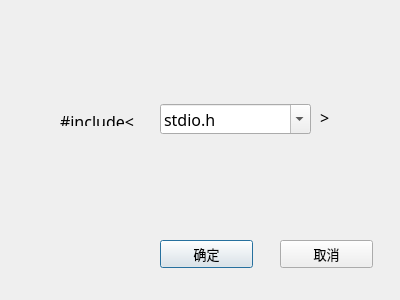
<?xml version="1.0" encoding="UTF-8"?>
<ui version="4.0">
 <class>CAddIncludeDialog</class>
 <widget class="QDialog" name="CAddIncludeDialog">
  <property name="geometry">
   <rect>
    <x>0</x>
    <y>0</y>
    <width>400</width>
    <height>300</height>
   </rect>
  </property>
  <property name="minimumSize">
   <size>
    <width>400</width>
    <height>300</height>
   </size>
  </property>
  <property name="maximumSize">
   <size>
    <width>400</width>
    <height>300</height>
   </size>
  </property>
  <property name="font">
   <font>
    <family>宋体</family>
    <pointsize>12</pointsize>
   </font>
  </property>
  <property name="windowTitle">
   <string>添加头文件</string>
  </property>
  <widget class="QLabel" name="label">
   <property name="geometry">
    <rect>
     <x>60</x>
     <y>110</y>
     <width>101</width>
     <height>16</height>
    </rect>
   </property>
   <property name="text">
    <string>#include&lt;</string>
   </property>
  </widget>
  <widget class="QLabel" name="label_2">
   <property name="geometry">
    <rect>
     <x>320</x>
     <y>110</y>
     <width>72</width>
     <height>15</height>
    </rect>
   </property>
   <property name="text">
    <string>&gt;</string>
   </property>
  </widget>
  <widget class="QComboBox" name="comboBox">
   <property name="geometry">
    <rect>
     <x>160</x>
     <y>104</y>
     <width>151</width>
     <height>30</height>
    </rect>
   </property>
   <property name="editable">
    <bool>true</bool>
   </property>
   <item>
    <property name="text">
     <string>stdio.h</string>
    </property>
   </item>
   <item>
    <property name="text">
     <string>stdlib.h</string>
    </property>
   </item>
   <item>
    <property name="text">
     <string>string.h</string>
    </property>
   </item>
   <item>
    <property name="text">
     <string>math.h</string>
    </property>
   </item>
   <item>
    <property name="text">
     <string>limits.h</string>
    </property>
   </item>
   <item>
    <property name="text">
     <string>stdbool.h</string>
    </property>
   </item>
   <item>
    <property name="text">
     <string>complex.h</string>
    </property>
   </item>
   <item>
    <property name="text">
     <string>fenv.h</string>
    </property>
   </item>
  </widget>
  <widget class="QPushButton" name="pb_ok">
   <property name="geometry">
    <rect>
     <x>160</x>
     <y>240</y>
     <width>93</width>
     <height>28</height>
    </rect>
   </property>
   <property name="font">
    <font>
     <pointsize>10</pointsize>
    </font>
   </property>
   <property name="text">
    <string>确定</string>
   </property>
  </widget>
  <widget class="QPushButton" name="pb_cancel">
   <property name="geometry">
    <rect>
     <x>280</x>
     <y>240</y>
     <width>93</width>
     <height>28</height>
    </rect>
   </property>
   <property name="font">
    <font>
     <pointsize>10</pointsize>
    </font>
   </property>
   <property name="text">
    <string>取消</string>
   </property>
  </widget>
 </widget>
 <resources/>
 <connections/>
</ui>
